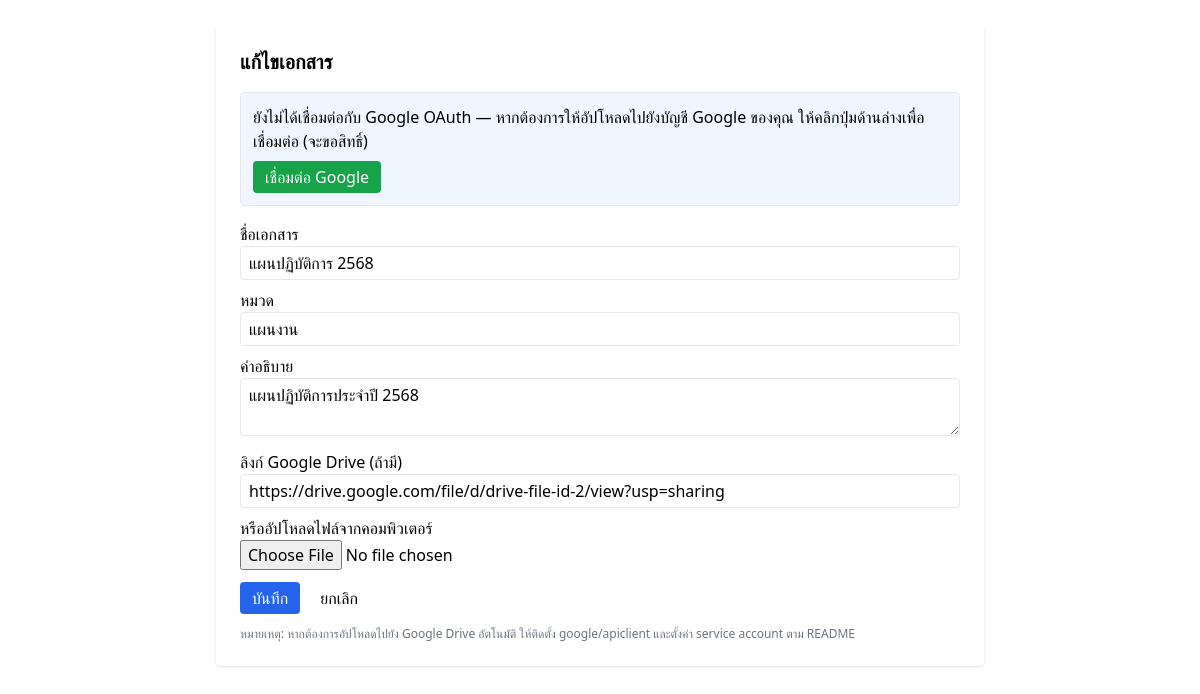
Page /admin/docs_form.php?id=2 (signed in) on the committed database.
### tables this page shows
CREATE TABLE `documents` (
  `id` int(11) NOT NULL AUTO_INCREMENT,
  `title` varchar(255) NOT NULL,
  `description` text,
  `category` varchar(100) DEFAULT NULL,
  `drive_id` varchar(255) DEFAULT NULL,
  `drive_url` text,
  `uploaded_at` datetime DEFAULT NULL,
  `tags` varchar(255) DEFAULT NULL,
  `views` int(11) DEFAULT 0,
  PRIMARY KEY (`id`)
);

### includes/config.php (called while the page is built, shortened)
<?php
function e($str)
{
    return htmlspecialchars($str, ENT_QUOTES, 'UTF-8');
}
?>

### admin/docs_form.php (the view, shortened to what this page needs)
<?php
require __DIR__ . '/../includes/config.php';
$pdo = get_db();
$id = isset($_GET['id']) ? (int)$_GET['id'] : 0;
$doc = ['title'=>'','description'=>'','category'=>'','drive_id'=>'','drive_url'=>''];
if ($id) { $stmt=$pdo->prepare('SELECT * FROM documents WHERE id=?'); $stmt->execute([$id]); $doc = $stmt->fetch() ?: $doc; }
?>
<!doctype html><html lang="th"><head><meta charset="utf-8"><meta name="viewport" content="width=device-width,initial-scale=1"><title>Documents Form</title><script src="https://cdn.tailwindcss.com"></script></head>
<body class="p-6">
  <div class="max-w-3xl mx-auto bg-white p-6 rounded shadow">
    <h1 class="text-xl font-bold mb-4"><?php echo $id ? 'แก้ไขเอกสาร' : 'เพิ่มเอกสาร'; ?></h1>
    <?php
    $oauthTokenPath = __DIR__ . '/../credentials/oauth_token.json';
    $showConnect = !file_exists($oauthTokenPath);
    if ($showConnect): ?>
      <div class="mb-4 p-3 bg-blue-50 border rounded">
        <p class="mb-2">ยังไม่ได้เชื่อมต่อกับ Google OAuth — หากต้องการให้อัปโหลดไปยังบัญชี Google ของคุณ ให้คลิกปุ่มด้านล่างเพื่อเชื่อมต่อ (จะขอสิทธิ์)</p>
        <a href="oauth_connect.php" class="inline-block bg-green-600 text-white px-3 py-1 rounded">เชื่อมต่อ Google</a>
      </div>
    <?php endif; ?>
    <form method="post" enctype="multipart/form-data">
      <label class="block mb-2">ชื่อเอกสาร<input name="title" value="<?php echo e($doc['title']); ?>" class="w-full border px-2 py-1 rounded"></label>
      <label class="block mb-2">หมวด<input name="category" value="<?php echo e($doc['category']); ?>" class="w-full border px-2 py-1 rounded"></label>
      <label class="block mb-2">คำอธิบาย<textarea name="description" class="w-full border px-2 py-1 rounded"><?php echo e($doc['description']); ?></textarea></label>
      <label class="block mb-2">ลิงก์ Google Drive (ถ้ามี)<input name="drive_url" value="<?php echo e($doc['drive_url']); ?>" class="w-full border px-2 py-1 rounded"></label>
      <label class="block mb-2">หรืออัปโหลดไฟล์จากคอมพิวเตอร์<input type="file" name="file" class="w-full"></label>
      <div class="flex gap-2 mt-3"><button class="bg-blue-600 text-white px-3 py-1 rounded">บันทึก</button><a href="dashboard.php" class="px-3 py-1">ยกเลิก</a></div>
    </form>
    <p class="mt-3 text-xs text-gray-500">หมายเหตุ: หากต้องการอัปโหลดไปยัง Google Drive อัตโนมัติ ให้ติดตั้ง google/apiclient และตั้งค่า service account ตาม README</p>
  </div>
</body></html>

### rows in the picture
documents: title "แผนปฏิบัติการ 2568", category "แผนงาน", description "แผนปฏิบัติการประจำปี 2568", drive_url "https://drive.google.com/file/d/drive-file-id-2/view?usp=sharing"
